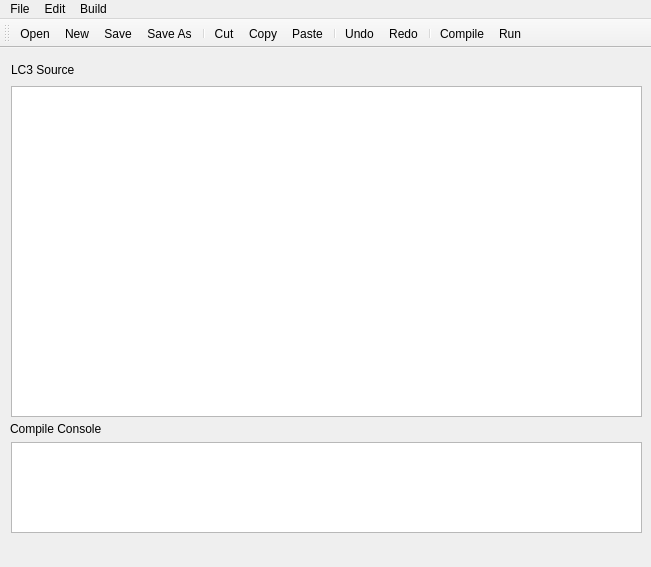
<?xml version="1.0" encoding="UTF-8"?>
<ui version="4.0">
 <class>MainWindow</class>
 <widget class="QMainWindow" name="MainWindow">
  <property name="geometry">
   <rect>
    <x>0</x>
    <y>0</y>
    <width>651</width>
    <height>567</height>
   </rect>
  </property>
  <property name="windowTitle">
   <string>MainWindow</string>
  </property>
  <widget class="QWidget" name="centralWidget">
   <widget class="QTextEdit" name="textEdit">
    <property name="geometry">
     <rect>
      <x>11</x>
      <y>38</y>
      <width>631</width>
      <height>331</height>
     </rect>
    </property>
   </widget>
   <widget class="QTextEdit" name="console">
    <property name="geometry">
     <rect>
      <x>11</x>
      <y>394</y>
      <width>631</width>
      <height>91</height>
     </rect>
    </property>
   </widget>
   <widget class="QLabel" name="sourceLable">
    <property name="geometry">
     <rect>
      <x>11</x>
      <y>11</y>
      <width>76</width>
      <height>21</height>
     </rect>
    </property>
    <property name="text">
     <string>LC3 Source</string>
    </property>
   </widget>
   <widget class="QLabel" name="consoleLable">
    <property name="geometry">
     <rect>
      <x>10</x>
      <y>370</y>
      <width>111</width>
      <height>21</height>
     </rect>
    </property>
    <property name="text">
     <string>Compile Console</string>
    </property>
   </widget>
  </widget>
  <widget class="QMenuBar" name="menuBar">
   <property name="geometry">
    <rect>
     <x>0</x>
     <y>0</y>
     <width>651</width>
     <height>27</height>
    </rect>
   </property>
   <widget class="QMenu" name="menuFile">
    <property name="title">
     <string>File</string>
    </property>
    <addaction name="actionNew"/>
    <addaction name="actionOpen"/>
    <addaction name="separator"/>
    <addaction name="actionSave"/>
    <addaction name="actionSave_As"/>
   </widget>
   <widget class="QMenu" name="menuEdit">
    <property name="title">
     <string>Edit</string>
    </property>
    <addaction name="actionCopy"/>
    <addaction name="actionCut"/>
    <addaction name="actionPaste"/>
    <addaction name="separator"/>
    <addaction name="actionUndo"/>
    <addaction name="actionRedo"/>
   </widget>
   <widget class="QMenu" name="menuBuild">
    <property name="title">
     <string>Build</string>
    </property>
    <addaction name="actionCompile"/>
    <addaction name="actionRun"/>
   </widget>
   <addaction name="menuFile"/>
   <addaction name="menuEdit"/>
   <addaction name="menuBuild"/>
  </widget>
  <widget class="QToolBar" name="mainToolBar">
   <attribute name="toolBarArea">
    <enum>TopToolBarArea</enum>
   </attribute>
   <attribute name="toolBarBreak">
    <bool>false</bool>
   </attribute>
   <addaction name="actionOpen"/>
   <addaction name="actionNew"/>
   <addaction name="actionSave"/>
   <addaction name="actionSave_As"/>
   <addaction name="separator"/>
   <addaction name="actionCut"/>
   <addaction name="actionCopy"/>
   <addaction name="actionPaste"/>
   <addaction name="separator"/>
   <addaction name="actionUndo"/>
   <addaction name="actionRedo"/>
   <addaction name="separator"/>
   <addaction name="actionCompile"/>
   <addaction name="actionRun"/>
  </widget>
  <action name="actionNew">
   <property name="icon">
    <iconset resource="Images.qrc">
     <normaloff>:/new.png</normaloff>:/new.png</iconset>
   </property>
   <property name="text">
    <string>New</string>
   </property>
  </action>
  <action name="actionOpen">
   <property name="icon">
    <iconset resource="Images.qrc">
     <normaloff>:/open.png</normaloff>:/open.png</iconset>
   </property>
   <property name="text">
    <string>Open</string>
   </property>
  </action>
  <action name="actionSave">
   <property name="icon">
    <iconset resource="Images.qrc">
     <normaloff>:/save.png</normaloff>:/save.png</iconset>
   </property>
   <property name="text">
    <string>Save</string>
   </property>
  </action>
  <action name="actionSave_As">
   <property name="icon">
    <iconset resource="Images.qrc">
     <normaloff>:/saveas.png</normaloff>:/saveas.png</iconset>
   </property>
   <property name="text">
    <string>Save As</string>
   </property>
  </action>
  <action name="actionCopy">
   <property name="icon">
    <iconset resource="Images.qrc">
     <normaloff>:/copy.png</normaloff>:/copy.png</iconset>
   </property>
   <property name="text">
    <string>Copy</string>
   </property>
  </action>
  <action name="actionCut">
   <property name="icon">
    <iconset resource="Images.qrc">
     <normaloff>:/cut.png</normaloff>:/cut.png</iconset>
   </property>
   <property name="text">
    <string>Cut</string>
   </property>
  </action>
  <action name="actionPaste">
   <property name="icon">
    <iconset resource="Images.qrc">
     <normaloff>:/paste.png</normaloff>:/paste.png</iconset>
   </property>
   <property name="text">
    <string>Paste</string>
   </property>
  </action>
  <action name="actionUndo">
   <property name="icon">
    <iconset resource="Images.qrc">
     <normaloff>:/undo.png</normaloff>:/undo.png</iconset>
   </property>
   <property name="text">
    <string>Undo</string>
   </property>
  </action>
  <action name="actionRedo">
   <property name="icon">
    <iconset resource="Images.qrc">
     <normaloff>:/redo.png</normaloff>:/redo.png</iconset>
   </property>
   <property name="text">
    <string>Redo</string>
   </property>
  </action>
  <action name="actionCompile">
   <property name="icon">
    <iconset resource="Images.qrc">
     <normaloff>:/compile.png</normaloff>:/compile.png</iconset>
   </property>
   <property name="text">
    <string>Compile</string>
   </property>
  </action>
  <action name="actionRun">
   <property name="icon">
    <iconset resource="Images.qrc">
     <normaloff>:/run.png</normaloff>:/run.png</iconset>
   </property>
   <property name="text">
    <string>Run</string>
   </property>
  </action>
 </widget>
 <layoutdefault spacing="6" margin="11"/>
 <resources>
  <include location="Images.qrc"/>
 </resources>
 <connections/>
</ui>
